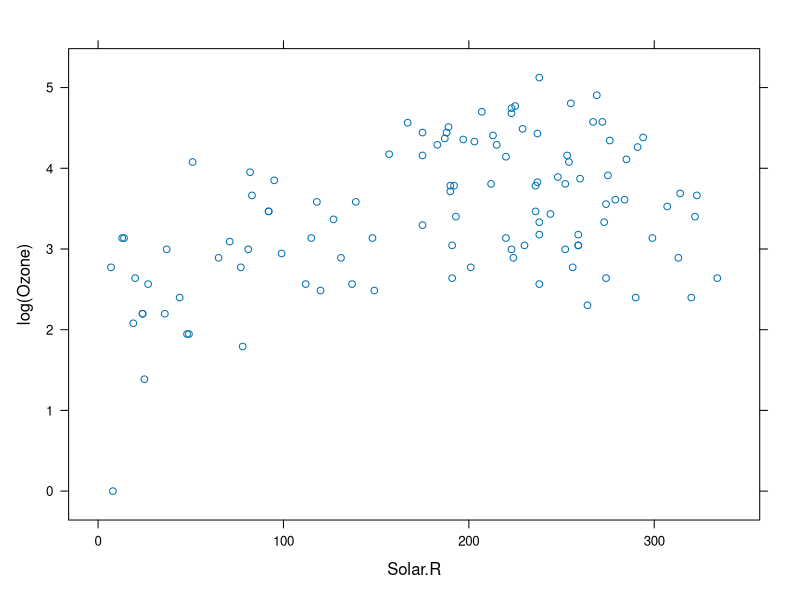
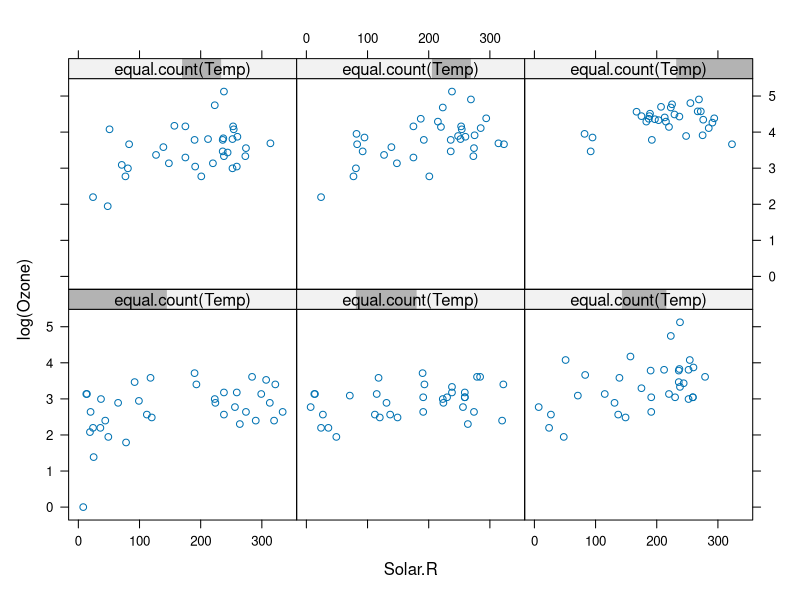
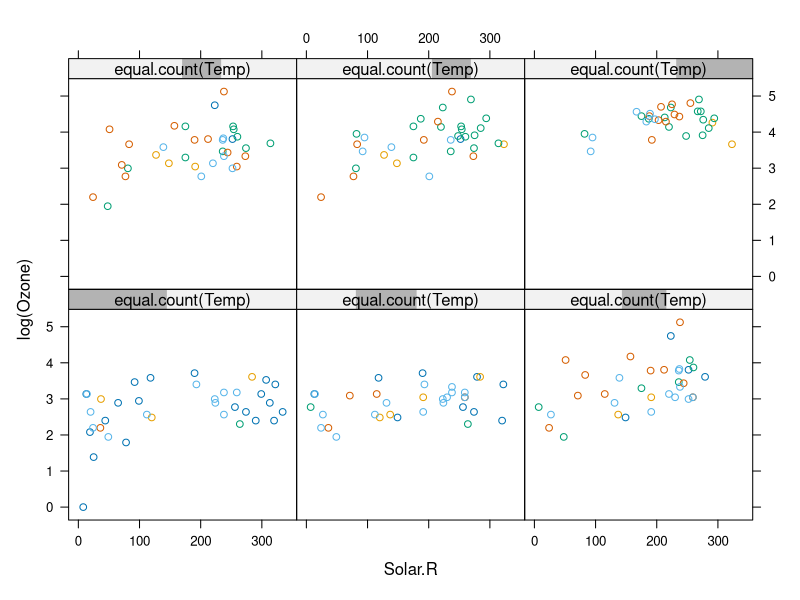
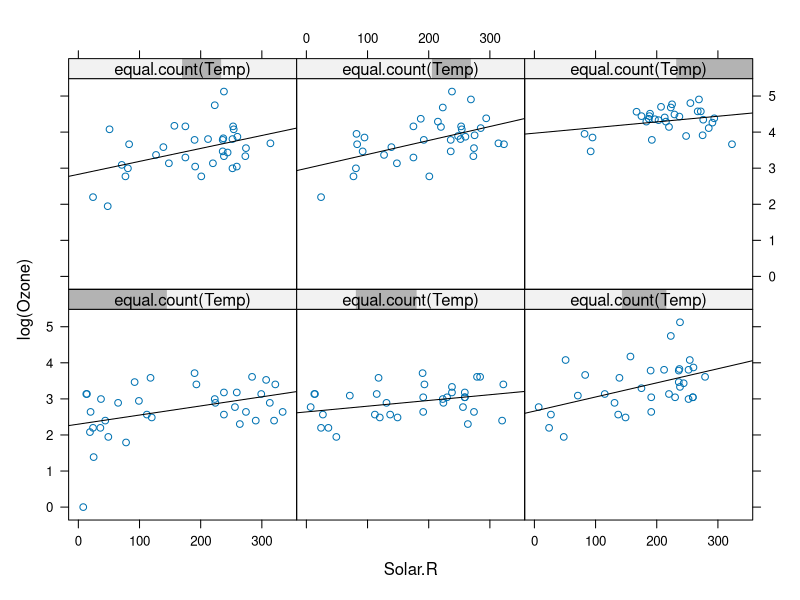

Recreate these plots in R, in order.
library(lattice)
pdf("ozone1.pdf")
xyplot(log(Ozone) ~ Solar.R, data=airquality)
dev.off()
pdf("ozone2.pdf")
xyplot(log(Ozone) ~ Solar.R | equal.count(Temp), data=airquality)
dev.off()
pdf("ozone3.pdf")
xyplot(log(Ozone) ~ Solar.R | equal.count(Temp), group=Month,data=airquality)
dev.off()
pdf("ozone4.pdf")
mypanel <- function(x, y, ...) {
   panel.xyplot(x,y,...)
   panel.lmline(x,y,type="l")
}
xyplot(log(Ozone)~Solar.R | equal.count(Temp), panel=mypanel, data=airquality)
dev.off()
